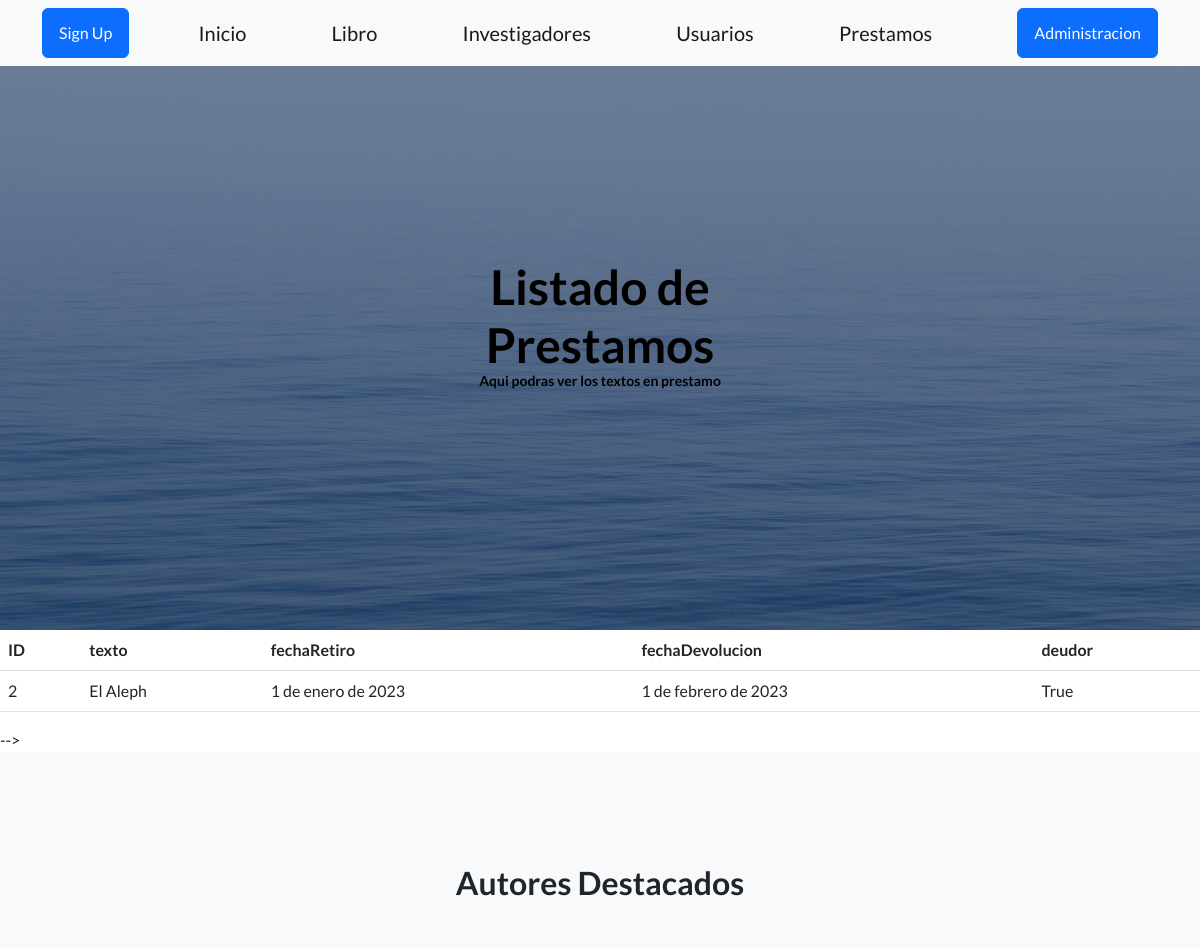
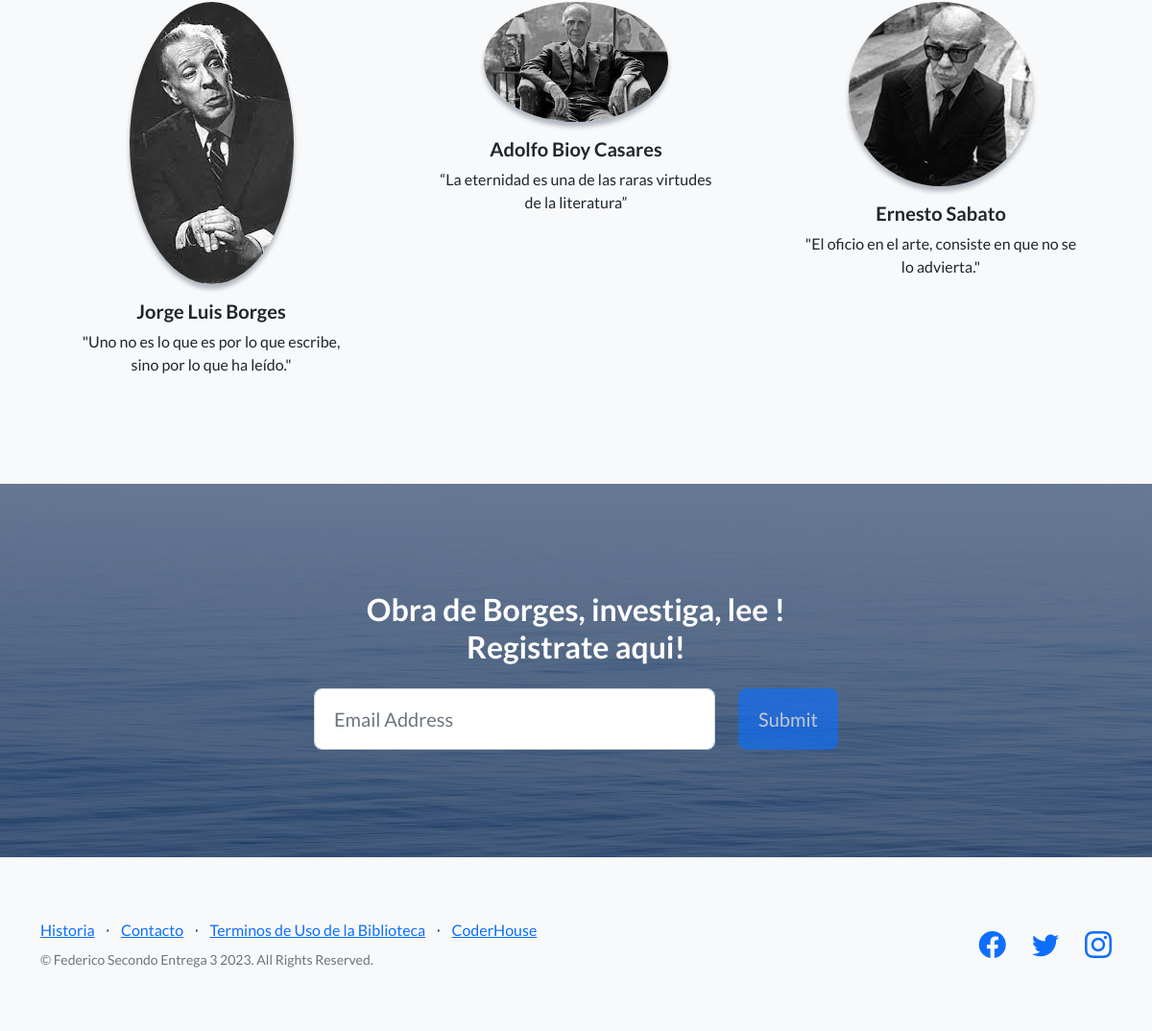
Page /BibliotecaVirtual/prestamos/ on the committed database (2 pictures, top to bottom).
### BibliotecaVirtual/models.py (models this page shows, shortened)
class Prestamos(models.Model): # CLASE DONDE SE ESTABLECEN LOS DATOS PARA CREAR LIBROS QUE SE DAN EN PRESTAMO
    texto=models.CharField(max_length=50)
    fechaRetiro=models.DateField()
    fechaDevolucion=models.DateField()
    deudor=models.BooleanField()

### BibliotecaVirtual/views.py (the view)
# urls.py: path('prestamos/', prestamos, name="prestamos"),
def prestamos(request):
    ctx = {"prestamos": Prestamos.objects.all() }
    return render(request, "BibliotecaVirtual/prestamos.html", ctx)

### BibliotecaVirtual/Templates/BibliotecaVirtual/prestamos.html (shortened to what this page needs)
{% extends 'BibliotecaVirtual/base.html' %}
{% load static %}
{% block cabecera %}
    Listado de Prestamos
    <p style="font-size: 14px;">Aqui podras ver los textos en prestamo</p>
{% endblock cabecera %}
{% block contenido %}
<table class="table">
    <thead>
        <tr>
            <th>ID</th>
            <th>texto</th>
            <th>fechaRetiro</th>
            <th>fechaDevolucion</th>
            <th>deudor</th>
        </tr>
    </thead>
    <tbody>
    {% for prestamo in prestamos %}
    <tr>
        <td>{{ prestamo.id }}</td>
        <td>{{ prestamo.texto }}</td>
        <td>{{ prestamo.fechaRetiro }}</td>
        <td>{{ prestamo.fechaDevolucion }}</td>
        <td>{{ prestamo.deudor }}</td>
    </tr>
    {% endfor %}
    </tbody>
</table>
{% endblock contenido %}

### rows in the picture
Prestamos: id "2", texto "El Aleph", fechaRetiro "1 de enero de 2023", fechaDevolucion "1 de febrero de 2023", deudor "True"
